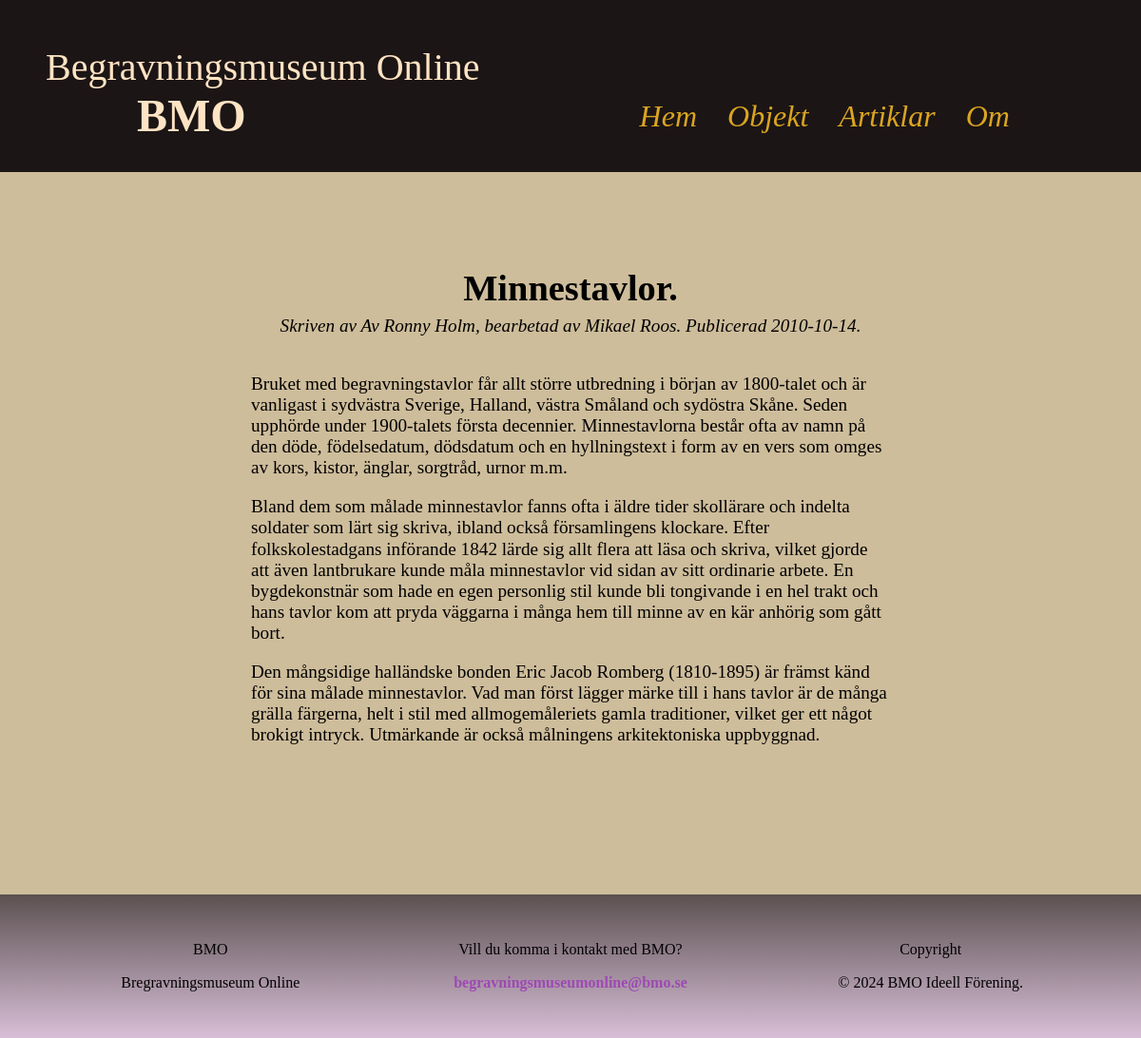
Page /public/fullArticle.php?id=2 on the committed database.
### tables this page shows
CREATE TABLE "Article" ("id" INTEGER PRIMARY KEY  AUTOINCREMENT  NOT NULL  UNIQUE , "category" TEXT, "title" TEXT, "content" TEXT, "author" TEXT, "pubdate" DATETIME NOT NULL  DEFAULT CURRENT_DATE);

### src/functions.php (called while the page is built, shortened)
<?php
function fetchOneRowFromDb(array $list, string $table, int $id, PDO $pdo): ?array
{
    try {
        if (empty($list)) {
            $list = '*';
        } else {
            $list = implode(', ', $list);
        }
        $sql = "SELECT $list FROM $table WHERE id = :id";
        $stmt = $pdo->prepare($sql);
        $stmt->execute([':id' => $id]);
        $row = $stmt->fetch();
        return $row ?: null;
    } catch (Exception $e) {
        echo "Error, please check that all parameters are correct: " . $e->getMessage();
        return null;
    }
}

### public/fullArticle.php (the view, shortened to what this page needs)
<?php
include('../view/head.php');
if (isset($_GET['id'])) {
    $id = $_GET['id'];
} else {
    echo "Inget id specificerad.";
    exit;
}
$filename = "../db/bmo.sqlite";
$pdo = connectToDatabase($filename);
$art = fetchOneRowFromDb(['title', 'content', 'author', 'pubdate'], 'article', $id, $pdo);
$title = $art['title'];
$content = $art['content'];
$author = $art['author'];
$pubdate = $art['pubdate'];
?>
    <body>
        <?php
        include('../view/header.php');
        ?>
        <main class="mainFullArticle">
            <div class="article">
                <h1><?= $title ?>.</h1>
                <p class="info">Skriven av <?=$author?>. Publicerad <time datetime="<?= $pubdate ?>"><?= $pubdate ?></time>.</p>
                <p class="articleContent"><?= $content ?></p>
            </div>
        </main>
    <?php include('../view/footer.php'); ?>
    </body>
</html>

### css/style.css (style rules this page uses)
body { overflow-y: scroll; overflow-x: hidden; background-color: rgb(206, 189, 155); }
main { overflow-x: hidden; background-color: rgb(206, 189, 155); display: flex; flex-direction: column; align-items: center; font-family: Georgia, "Times New Roman", Times, serif; padding-bottom: 4em; margin: 1em; }
.mainFullArticle { word-wrap: break-word; overflow-wrap: break-word; margin: 1em; }
.article { overflow-x: hidden; max-width: 90%; }
.mainFullArticle h1 { word-wrap: break-word; overflow-wrap: break-word; }
.article h1 { text-align: center; margin-bottom: 0.2em; }
.info { text-align: center; margin-top: 0; font-size: 1em; font-style: italic; margin-bottom: 2em; }
@media (min-width: 768px) { .article { max-width: 35em; font-size: 1.2em; margin: 3em; } }

### rows in the picture
article: title "Minnestavlor", author "Av Ronny Holm, bearbetad av Mikael Roos", pubdate "2010-10-14", content "Bruket med begravningstavlor får allt större utbredning i början av 1800-talet och är vanligast i sydvästra Sverige, Halland, västra Småland och sydöstra Skåne. Seden upphörde under 1900-talets första decennier. Minnestavlorna består ofta av namn på den döde, födelsedatum, dödsdatum och en hyllningstext i form av en vers som omges av kors, kistor, änglar, sorgtråd, urnor m.m. Bland dem som målade minnestavlor fanns ofta i äldre tider skollärare och indelta soldater som lärt sig skriva, ibland också församlingens klockare. Efter folkskolestadgans införande 1842 lärde sig allt flera att läsa och skriva, vilket gjorde att även lantbrukare kunde måla minnestavlor vid sidan av sitt ordinarie…"
